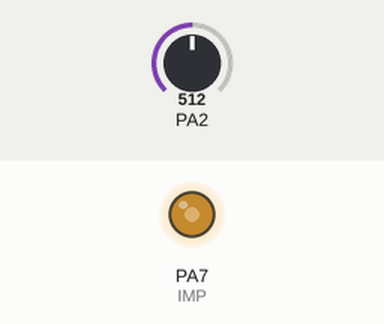
Bench run of a program on a simulated ATtiny24, built with avr-gcc and emulated at 8 MHz. On the bench: output pins drawn as LEDs (lit = HIGH). Inputs (shaded band) come from the test bench; at power-on: PA2 = 512. Pins used as bus, display or sensor lines are not drawn.

Above: at 0.1 s.
Timing chart, 0 to 1.6 s (numbered marks = the images above):
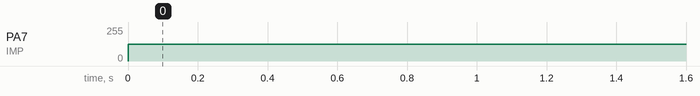

Measured:
- by itself, PA7 (IMP): 0/255 → 127/255 at 0.00 s

The program:

main.cpp
```cpp
/*
* SVET_TEST.cpp
*
* Created: 1/13/2022 12:53:21 PM
* Author : Pumpkin
*/

#define F_CPU 8000000UL

#include <avr/io.h>
#include <util/delay.h>
#include <stdlib.h>

#include "lib/core/core.h"
//#include "lib/core/stdafx.h"

#define DIN pinB2
#define IMP pinA7
#define BTN pinA3


static bool b_BTN = true;

void set_H_and_delay()	{
	PORTB = 0b00000100;
	_delay_us(1);
	PORTB = 0b00000000;
}

void set_L_and_delay()	{
	PORTB = 0b00000100;
	PORTB = 0b00000000;
	_delay_us(1);
}

void PWM_generation() {
	TCCR0A = 0b00100011; //COM0B1 = 0, COM0B0 = 1; WGM01 = 0, WGM00 = 1; (phase-corrent PWM on A7)
	TCCR0B = 0b00000001; // CLK (need more info on frequency)
	TCNT0=0; //counter starting value
	OCR0B=127; //PWM duty
}

void ADC_init(){ //ADC on A2
	ADMUX = 0b00000010; //check the reference voltage or the VCC ???????????????????????????
	ADCSRA = 0b10000111; //CLK/128 (~60kHz)
	ADCSRB = 0b00010000; // left-shift ADCH for 8-bit value
	//while (ADCSRA & (1 << ADSC) );
}

void EEPROM_write(uint8_t data, uint8_t address/*, something else? */) {
	/* Wait for completion of previous write */
	while(EECR & (1<<EEPE));

	/* Set Programming mode */
	EECR = (0<<EEPM1)|(0<<EEPM0);

	/* Set up address and data registers */
	EEAR = address;
	EEDR = data;

	/* Write logical one to EEMPE */
	EECR |= (1<<EEMPE);

	/* Start eeprom write by setting EEPE */
	EECR |= (1<<EEPE);
}

uint8_t EEPROM_read(uint8_t address)
{
	/* Wait for completion of previous write */
	while(EECR & (1<<EEPE));

	/* Set up address register */
	EEAR = address;

	/* Start eeprom read by writing EERE */
	EECR |= (1<<EERE);

	/* Return data from data register */
	return EEDR;
}

void send_byte(unsigned char b) {
	if (b & 0b10000000) {
		set_H_and_delay();
	}
	else {
		set_L_and_delay();
	}
	if (b & 0b01000000) {
		set_H_and_delay();
	}
	else {
		set_L_and_delay();
	}
	if (b & 0b00100000) {
		set_H_and_delay();
	}
	else {
		set_L_and_delay();
	}
	if (b & 0b00010000) {
		set_H_and_delay();
	}
	else {
		set_L_and_delay();
	}
	if (b & 0b00001000) {
		set_H_and_delay();
	}
	else {
		set_L_and_delay();
	}
	if (b & 0b00000100) {
		set_H_and_delay();
	}
	else {
		set_L_and_delay();
	}
	if (b & 0b00000010) {
		set_H_and_delay();
	}
	else {
		set_L_and_delay();
	}
	if (b & 0b00000001) {
		set_H_and_delay();
	}
	else {
		set_L_and_delay();
	}
}

void send_GRB(uint8_t g, uint8_t r, uint8_t b){
	for (uint8_t i = 0; i < 10; i++){
		send_byte (g);
		send_byte (r);
		send_byte (b);
	}
}

bool get_button_status(){
	ADCSRA |= (1 << ADSC);
	while (ADCSRA & (1 << ADSC) );
	if(ADCH <= 150){
		return true;
	}
	else{
		return false;
	}
}

main()
{
	pinMode(DIN, OUTPUT);
	pinMode(IMP, OUTPUT);
	pinMode(BTN, INPUT);
	digitalWrite(BTN, HIGH);
	PWM_generation();
	ADC_init();
	uint8_t brt = 6, min_brt = 0;
	int8_t dir = 1;
	bool btn_status = false;
	//uint8_t n_of_diodes = 10;
	uint8_t cur_g = 255, cur_r = 255, cur_b = 255;
	uint8_t prev_g = 0, prev_r = 0, prev_b = 0;
	//send_GRB(cur_g,cur_r,cur_b);
	int timebase = 0;
	_delay_ms(50);
	while (1)
	{
		//if (get_button_status() && timebase == 0){
		//if (!get_button_status()){
		//if(btn_status == 0){
		//send_GRB(cur_g,cur_r,cur_b);
		//}
		//else {
		//send_GRB(0,0,0);
		//}
		//btn_status = !btn_status;
		//_delay_ms(10);
		//}
		//}


		if (get_button_status())	{
			_delay_ms(10);
			if (!get_button_status()){

				if(btn_status == false){
					send_GRB(cur_g,cur_r,cur_b);
					_delay_ms(100);
				}
				else {
					send_GRB(0,0,0);
					_delay_ms(100);
				}

				btn_status = !btn_status;
				_delay_ms(10);
			}
			timebase++;
			//digitalWrite(IMP, HIGH);

			if (timebase >= 100 && timebase < 116) {

				if (!get_button_status()){
					timebase = 0;
					break;
				}
				brt += dir;
				if (brt >= 7){
					dir = -1;
				}
				else if (brt == 0){
					dir = 1;
				}
				if (dir == -1){
					cur_g = cur_g / 2;
					cur_r = cur_r / 2;
					cur_b = cur_b / 2;
				}
				else {
					cur_g = cur_g * 2;
					cur_r = cur_r * 2;
					cur_b = cur_b * 2;
				}
				send_GRB(cur_g, cur_r, cur_b);
							_delay_ms(100);
			}
			else if (timebase >= 116 && timebase < 117)
			{
				brt = 6;
				min_brt = 0;
				for (int j = 0; j < 1536; j++){
					if (!get_button_status()){
						timebase = 0;
						break;
					}

					if(j < 256){
						cur_g = 255;
						cur_r = j;
						cur_b = 0;
						send_GRB(cur_g, cur_r, cur_b);
						_delay_ms(1);
						continue;
					}

					if(j < 512){
						cur_g = 512-j;
						cur_r = 255;
						cur_b = 0;
						send_GRB(cur_g, cur_r, cur_b);
						_delay_ms(1);
						continue;
					}
					if(j < 768){
						cur_g = 0;
						cur_r = 255;
						cur_b = j-512;
						send_GRB(cur_g, cur_r, cur_b);
						_delay_ms(1);
						continue;
					}
					if(j < 1024){
						cur_g = 0;
						cur_r = 1024-j;
						cur_b = 255;
						send_GRB(cur_g, cur_r, cur_b);
						_delay_ms(1);
						continue;

					}
					if(j < 1280){
						cur_g = j-1024;
						cur_r = 0;
						cur_b = 255;
						send_GRB(cur_g, cur_r, cur_b);
						_delay_ms(1);
						continue;
					}
					if (j < 1536){
						cur_g = 255;
						cur_r = 0;
						cur_b = 1536-j;
						send_GRB(cur_g, cur_r, cur_b);
						_delay_ms(1);
						continue;
					}
					break;
				}
			}
			else if (timebase >= 117){
				timebase = 100;
				min_brt = 0;
				brt = 6;
				cur_g = 255;
				cur_r = 255;
				cur_b = 255;
			}
		}
		else {

			//digitalWrite(IMP, LOW);
			timebase = 0;
		}


		//_delay_ms(2);

		//digitalWrite(IMP, HIGH);
		//_delay_ms(100);
		//digitalWrite(IMP, LOW);
		//_delay_ms(100);


		//digitalWrite(IMP, HIGH);
		//_delay_us(1);
		//digitalWrite(IMP, LOW);
		//_delay_us(1);

	}
}
```

core.h
```cpp
#define LOW		 0x00
#define HIGH	 0x01

#define INPUT	 0x00
#define OUTPUT	 0x01

#define ADC0     0x90
#define ADC1     0x91
#define ADC2     0x92
#define ADC3     0x93
#define ADC4     0x94
#define ADC5     0x95
#define ADC6     0x96
#define ADC7     0x97

#define pinA0    0xA0
#define pinA1    0xA1
#define pinA2    0xA2
#define pinA3    0xA3
#define pinA4    0xA4
#define pinA5    0xA5
#define pinA6    0xA6
#define pinA7    0xA7

#define pinB0    0xB0
#define pinB1    0xB1
#define pinB2    0xB2
#define pinB3    0xB3
#define pinB4    0xB4
#define pinB5    0xB5
#define pinB6    0xB6
#define pinB7    0xB7

#define pinC0    0xC0
#define pinC1    0xC1
#define pinC2    0xC2
#define pinC3    0xC3
#define pinC4    0xC4
#define pinC5    0xC5
#define pinC6    0xC6

#define pinD0    0xD0
#define pinD1    0xD1
#define pinD2    0xD2
#define pinD3    0xD3
#define pinD4    0xD4
#define pinD5    0xD5
#define pinD6    0xD6
#define pinD7    0xD7

void pinMode(uint8_t byte_set_pin, uint8_t byte_mode)  {
	uint8_t byte_port = byte_set_pin & 0xf0;
	uint8_t byte_pin = byte_set_pin & 0x0f;
	uint8_t byte_DDRx;
	volatile uint8_t *DDRx;

	//
	switch (byte_port) {
		case 0xA0:
		DDRx = &DDRA;
		break;
		case 0xb0:
		DDRx = &DDRB;
		break;
		/*
		case 0xc0:
		DDRx = &DDRC;
		break;
		case 0xd0:
		DDRx = &DDRD;
		break;
		*/
	}

	byte_DDRx = *DDRx;
	byte_DDRx &= ~(1 << byte_pin);
	if ( (byte_mode == INPUT) || (byte_mode == OUTPUT) )  {
		byte_DDRx |= (byte_mode << byte_pin);
		*DDRx = byte_DDRx;
	}
	//
}

void digitalWrite(uint8_t byte_set_pin, uint8_t byte_mode)  {
	uint8_t byte_port = byte_set_pin & 0xf0;
	uint8_t byte_pin = byte_set_pin & 0x0f;
	uint8_t byte_PORTx = 0;
	volatile uint8_t *PORTx;
	//
	switch (byte_port) {
		case 0xA0:
		PORTx = &PORTA;
		break;
		case 0xB0:
		PORTx = &PORTB;
		break;
		/*
		case 0xc0:
		PORTx = &PORTC;
		break;
		case 0xd0:
		PORTx = &PORTD;
		break;
		*/
	}

	byte_PORTx = *PORTx;
	byte_PORTx &= ~(1 << byte_pin);
	if ((byte_mode == HIGH) || (byte_mode == LOW))  {
		byte_PORTx |= (byte_mode << byte_pin);
		*PORTx = byte_PORTx;
	}
	//
}

uint8_t digitalRead(uint8_t byte_set_pin)  {
	uint8_t byte_port = byte_set_pin & 0xf0;
	uint8_t byte_pin = byte_set_pin & 0x0f;
	uint8_t byte_PINx = 0;
	volatile uint8_t *PINx;
	//
	switch (byte_port) {
		case 0xA0:
		PINx = &PINA;
		break;
		case 0xB0:
		PINx = &PINB;
		break;
		/*
		case 0xc0:
		PORTx = &PORTC;
		break;
		case 0xd0:
		PORTx = &PORTD;
		break;
		*/
	}

	byte_PINx = *PINx;

	if (( byte_PINx & (1<<byte_pin) ) == 0)  {
		return LOW;
	} else {
		return HIGH;
	}
	//
}
```
